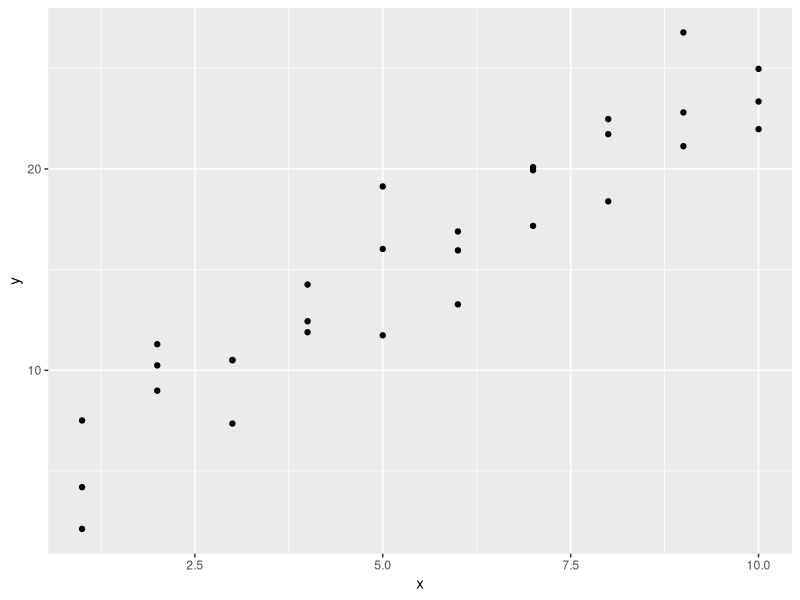
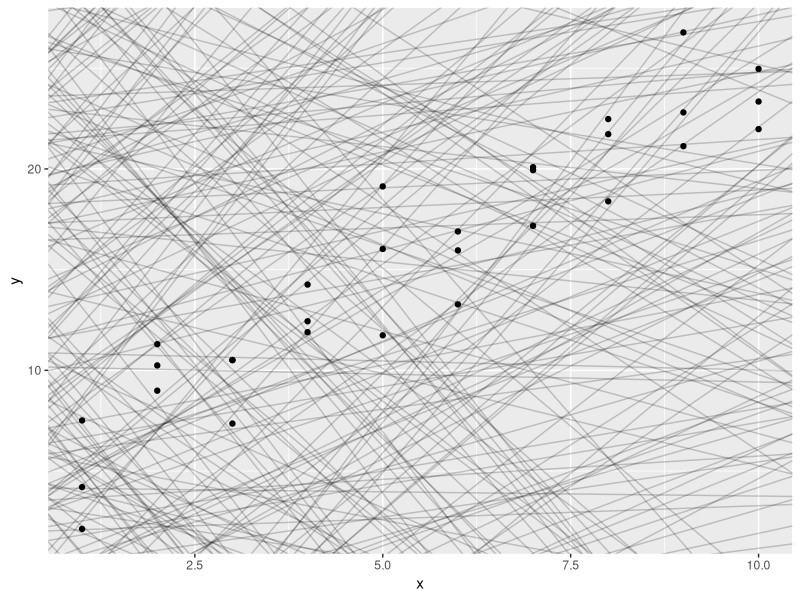
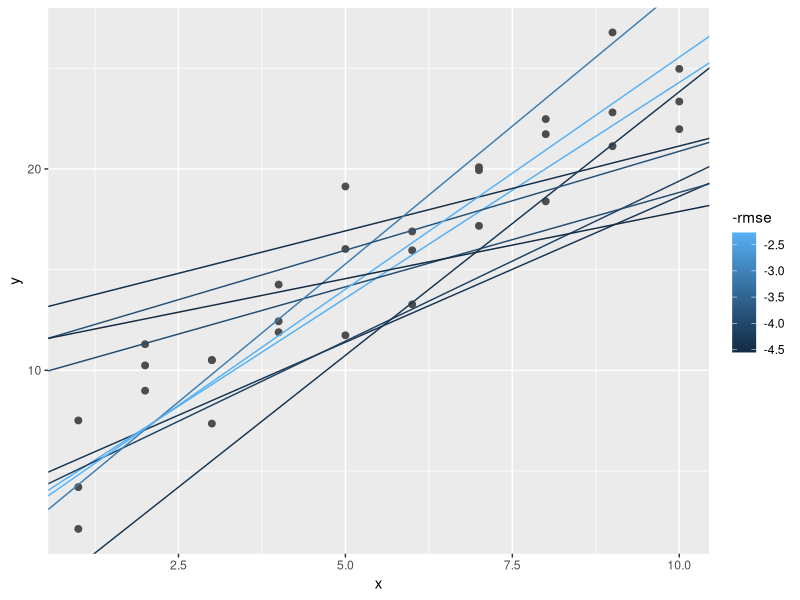
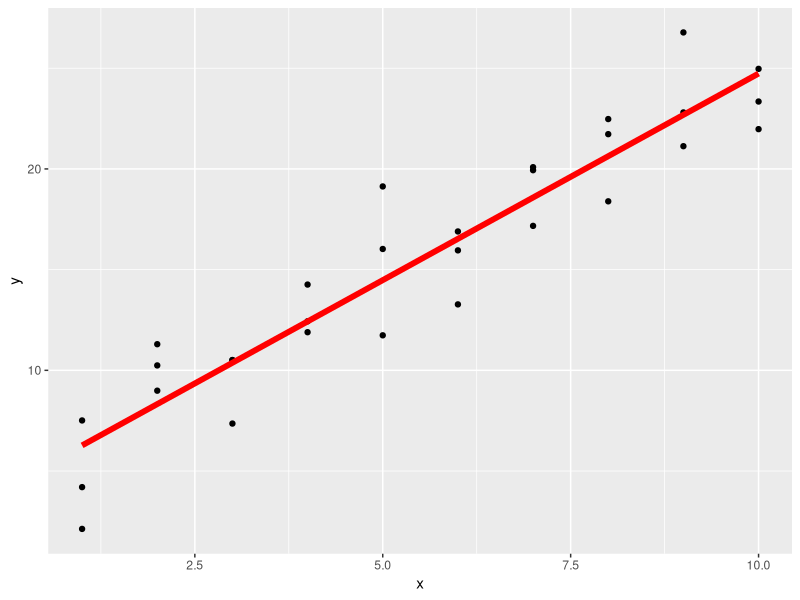
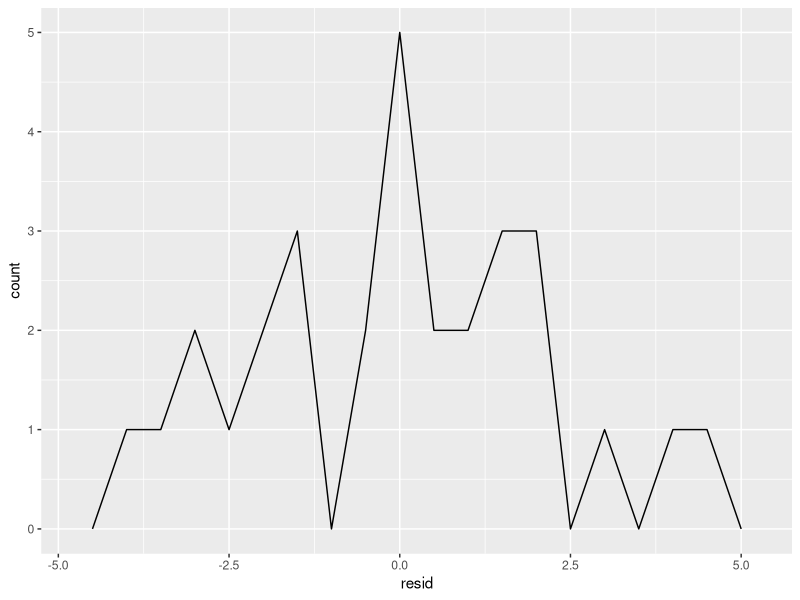
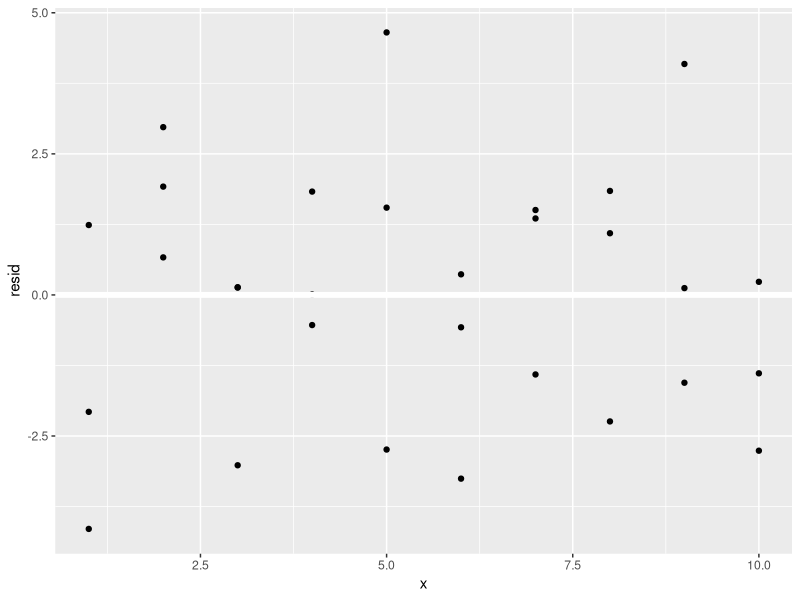
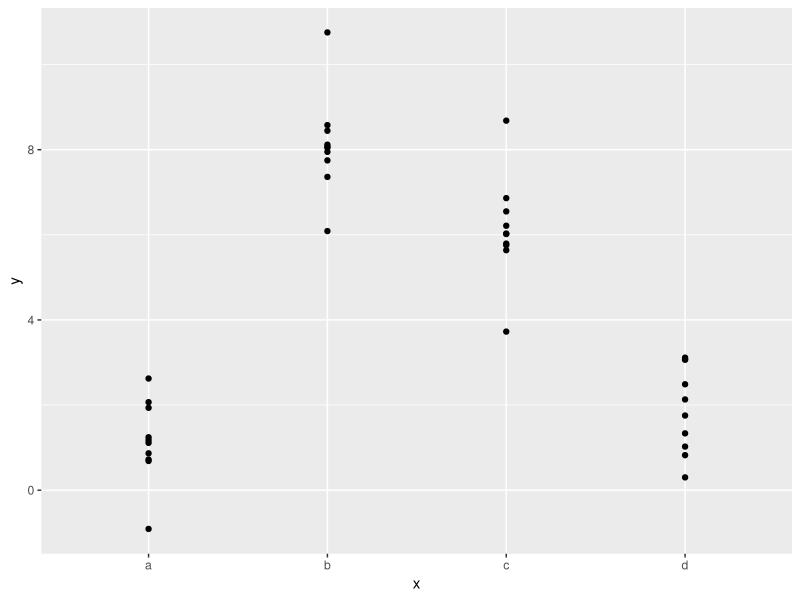
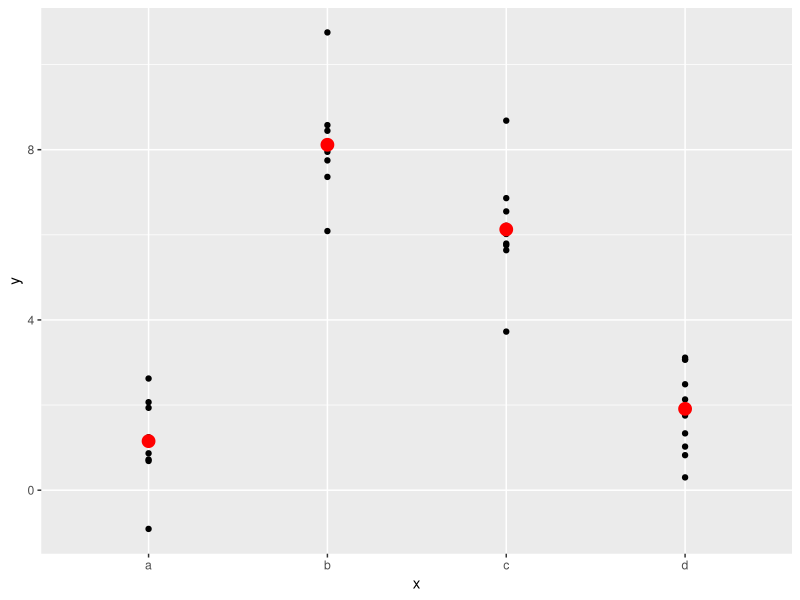

The R source for these figures, in order:
# Familia de modelos que expresa /relacion a estudiar
# y=a_1*x +a_0 ->relacion lineal
# y=a_2*x^2 + a_1*x + a_0 ->relacion cuadratica

#ajusta el modelo:buscar los parametros del modelo que hayamos
#y=6x-8
#y=2x^2-5x+8
library(tidyverse)
library(modelr)
options(na.action = na.warn)
sim1%>%view()
sim1%>%
  ggplot(aes(x,y))+
  geom_point()
#y=a_0+a_1* x 
models<-tibble(
  a0=runif(300,-20,40),
  a1=runif(300,-5,5),
  
)
models
sim1%>%
  ggplot(aes(x,y))+
  geom_abline(aes(intercept=a0,slope=a1),data=models,alpha=0.2)+
  geom_point()
model1<-function(a0,a1,data){
  
  a0+data$x * a1
}
model1(3,1.2,sim1)
sim1$y-model1(3,1.2,sim1)

rmse <- function(mod,data) {
  diff<-data$y-model1(mod[1],mod[2],data)
  sqrt(mean(diff^2))
}
rmse(c(3,1.2),sim1)
sim1_rmse <- function(a0,a1) {
  rmse(c(a0,a1),sim1)
}  
models<-models%>%
  mutate(rmse=purrr::map2_dbl(a0,a1,sim1_rmse))
models%>%View()
sim1%>%
  ggplot(aes(x,y))+
  geom_point(size=2,color="grey30")+
  geom_abline(aes(intercept=a0,slope=a1,color=-rmse),
              data=filter(models,rank(rmse) <= 10))


# y=a0+  a1*x + a2*x2 + .....  + an*xn
lm(y~x,data=sim1)->sim1_mod
coef(sim1_mod)
summary(sim1_mod)
grid<-sim1%>%
  data_grid(x)
grid
grid<-grid%>%
  add_predictions(sim1_mod)
grid
sim1%>%
  ggplot(aes(x))+
  geom_point(aes(y=y))+
  geom_line(aes(y=pred),data=grid,color="red",size=2)
sim1<-sim1%>%
  add_residuals(sim1_mod)
sim1%>%
  ggplot(aes(resid))+
  geom_freqpoly(binwidth=0.5)
sim1%>%
  ggplot(aes(x,resid))+
  geom_point()+
  geom_ref_line(h=0)
# y~x <-> y=a0+a1 * y<-> y=a0+out0+a1 * out1
df<-tribble(
  ~y,~x1,~x2,
  4, 2 , 5,
  5, 1 , 6
)
model_matrix(df,y~x1)
model_matrix(df,y~x1-1)
model_matrix(df,y~x1+x2)
sim2%>%
  ggplot(aes(x,y))+
  geom_point()
mod2<-lm(y~x,data=sim2)
sim2
grid<-sim2%>%
  data_grid(x)
grid
grid<-sim2%>%
  data_grid(x)%>%
  add_predictions(mod2)
grid
sim2%>%
  ggplot(aes(x))+
  geom_point(aes(y=y))+
  geom_point(data=grid,aes(y=pred),color="red",size=4)
sim3%>%
   ggplot(aes(x1,y))+
  geom_point(aes(color=x2))
mod1<-lm(y~x1+x2,data=sim3)
mod2<-lm(y~x1*x2,data=sim3)

grid<-sim3 %>% 
  data_grid(x1,x2) %>%
  gather_predictions(mod1,mod2)

grid
sim3%>%
  data_grid(x1,x2) %>%
  spread_predictions(mod1,mod2)
sim3%>% 
  ggplot(aes(x1,y,color=x2))+
  geom_point()+
  geom_line(data=grid,aes(y=pred))+
  facet_wrap(~model)
grid%>% View()
sim3%>%
  gather_residuals(mod1,mod2) %>%
  ggplot(aes(x1,resid,color=x2))+
  geom_point()+
  facet_grid(model~x2)
